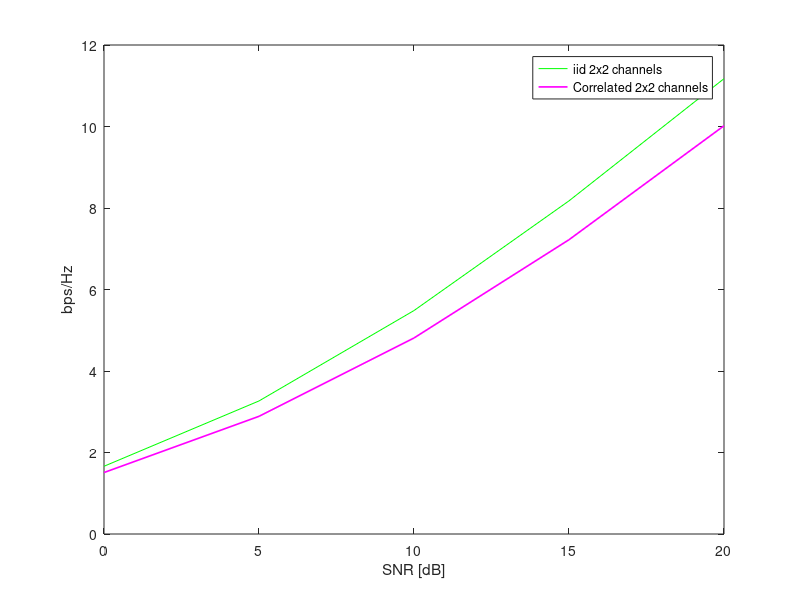

Here is the MATLAB script that generated this plot:

clc
clear all
close all
SNR_dB=[0:5:20];  SNR_linear=10.^(SNR_dB/10);
N_iter=1000;  N_SNR=length(SNR_dB);
nT=2;  nR=2;  n=min(nT,nR);  I = eye(n);  sq2=sqrt(0.5);
Rr=[1        0.7 ;
   0.7     1    ];
Rt=[1        0.5 ;
   0.5     1    ];
C_22_iid=zeros(1,N_SNR);  C_22_corr=zeros(1,N_SNR);
for iter=1:N_iter
   H_iid = sq2*(randn(nR,nT)+j*randn(nR,nT));
   H_corr = Rr^(1/2)*H_iid*Rt^(1/2);
   tmp1 = H_iid'*H_iid/nT;  tmp2 = H_corr'*H_corr/nT;
   for i=1:N_SNR
      C_22_iid(i) = C_22_iid(i) + log2(det(I+SNR_linear(i)*tmp1));
      C_22_corr(i) = C_22_corr(i) + log2(det(I+SNR_linear(i)*tmp2));
   end
end
C_22_iid = real(C_22_iid)/N_iter;  C_22_corr = real(C_22_corr)/N_iter;
plot(SNR_dB,C_22_iid,'-g', SNR_dB,C_22_corr,'-m','LineWidth',1.2);
xlabel('SNR [dB]'); ylabel('bps/Hz');
legend('iid 2x2 channels','Correlated 2x2 channels');